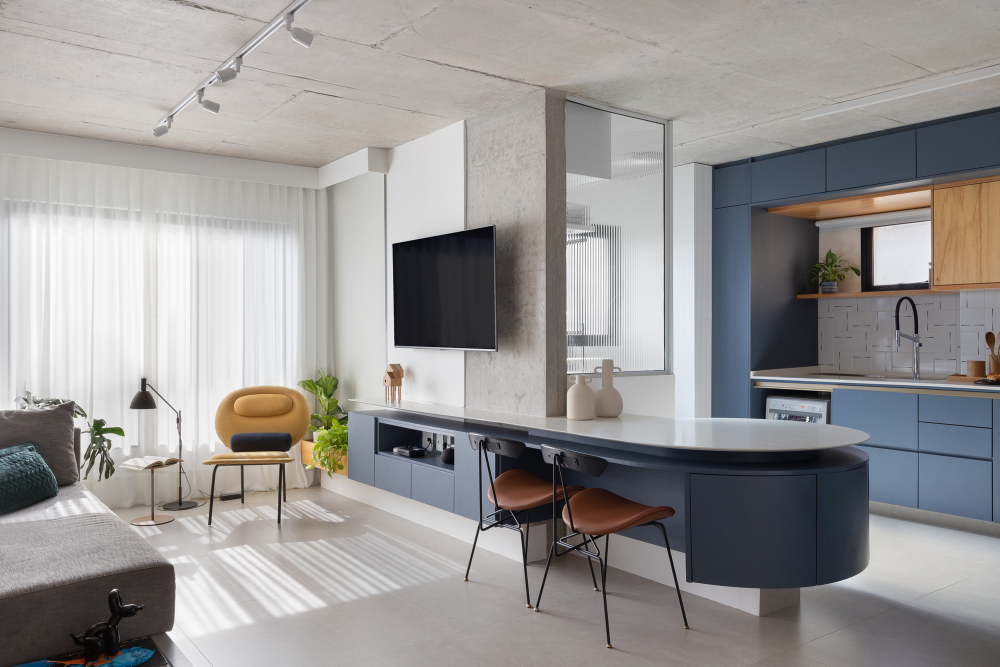
#> input picture inbox/out/2026-11-01_chia-mau-60-30-10/original/archdaily-curva/apartamento-curva-isabela-bandeira-plus-gabriela-lauria_10.jpg, 2000 x 1333 px (shown at 1/2 size)
$ python cover_ep19b.py
#> lines starting #> are read from the running program, lines starting #| are printed output that depends on the picture
### engine/sketch_anim/sketch_reel.py
# -*- coding: utf-8 -*-
"""Engine reel nhiều cảnh theo phong cách "animation sketch lắp ráp" (TASK_INSTRUCTION mục 00b).

- Ảnh chụp phủ kín khung 1080x1920; cảnh có `empty` mở bằng ảnh phòng trống, nét viền kem bay vào
  lắp từng món rồi hoà sang ảnh thật.
- `objs`: nét kem (hoặc cam) bay vào, xoay, nảy rồi đáp đúng chỗ, chỉ vào chi tiết lời đang nói.
- `rays`: nét cam vẽ dần (đường đi ánh sáng, mũi tên).
- `img2` + `fade`: hoà sang ảnh thứ hai cùng hình học (ví dụ ban ngày sang chạng vạng) ngay trong cảnh.
- Sơ đồ (IMGS kind='diagram'): nét mực hiện dần theo nhóm và thứ tự vẽ trên nền trắng (mục 0.6j).
- Đổi ảnh: hoà tan 0,45 s; cùng ảnh: camera lia 1,1 s.
- Chữ: header, phụ đề, dòng nguồn chung trong một hộp trắng thẳng, không băng keo (mục 00b.3);
  cảnh sơ đồ viết thẳng lên nền trắng. Mọi chữ trong y 340–1490, nửa dưới x ≤ 960 (mục 6a).

Tập dùng engine bằng cách viết một file dữ liệu (xem inbox/out/2026-11-01_den-lech-mau-go/engine_ep19/reel_ep19.py)
gọi `run(EP)`. Chế độ: `frames` (khung chính + storyboard) hoặc `video` (mp4 không tiếng).
"""
import os, sys, math, json, subprocess
import numpy as np, cv2
from PIL import Image, ImageDraw, ImageFont

HERE = os.path.dirname(os.path.abspath(__file__))
sys.path.insert(0, HERE)
from sketch_assemble import jitter, partial, place, ease, prog, arrow  # noqa: E402

FONT = os.path.join(HERE, '..', 'PatrickHand-Regular.ttf')
W, H, FPS = 1080, 1920, 30
CREAM = (205, 236, 246)       # BGR
ORANGE = (43, 86, 224)        # BGR
INKC = (40, 36, 32)           # BGR nét mực sẫm cho phòng trắng
INK_TXT = (38, 34, 30)        # RGB chữ nâu
XFADE, PAN = 0.45, 1.1


def font(sz):
    return ImageFont.truetype(FONT, sz)


def wrap(text, f, maxw, dr):
    words, lines, cur = text.split(), [], ''
    for wd in words:
        tst = (cur + ' ' + wd).strip()
        if dr.textlength(tst, font=f) <= maxw:
            cur = tst
        else:
            lines.append(cur); cur = wd
    lines.append(cur)
    return lines


# ---------------- ảnh và sơ đồ ----------------
class Source:
    # [30 lines left out: function __init__, not called in this run]

    def D(self, pts):
        """toạ độ sơ đồ gốc -> toạ độ ảnh làm việc đã phóng."""
        return [((x - self.off[0]) * self.scale, (y - self.off[1]) * self.scale) for x, y in pts]

    def _box(self, g):
        return [int(round(v)) for v in ((g['box'][0] - self.off[0]) * self.scale, (g['box'][1] - self.off[1]) * self.scale,
                                        (g['box'][2] - self.off[0]) * self.scale, (g['box'][3] - self.off[1]) * self.scale)]

    # [39 lines left out: functions _assign, _order_map, not called in this run]


def cam_matrix(cx, cy, ch, ih, iw, fill_frame=True):
    cw = ch * W / H
    if fill_frame:
        cw_ = min(cw, iw); ch_ = cw_ * H / W
        if ch_ > ih:
            ch_ = ih; cw_ = ch_ * W / H
        cw, ch = cw_, ch_
        cx = min(max(cx, cw / 2), iw - cw / 2)
        cy = min(max(cy, ch / 2), ih - ch / 2)
    s = H / ch
    return np.float32([[s, 0, W / 2 - cx * s], [0, s, H / 2 - cy * s]]), s


def lerp_cam(a, b, p):
    return [a[i] + (b[i] - a[i]) * p for i in range(3)]


# ---------------- hộp chữ ----------------
# [54 lines left out: functions text_layer, qa_text, not called in this run]


# ---------------- dựng một khung của một cảnh ----------------
class EndVideo:
    """Khung cuối từ video mockup sổ tay AH+ (1080x1350, như tập 14–17): đặt đúng khung 4:5 (y 285–1635),
    hai dải trên dưới lấp bằng phản chiếu; chữ trắng có bóng mờ ở mảng vải phía trên iPad, credit ở dải dưới."""
    # [195 lines left out: functions __init__, frame, render_scene, timeline, frame_at, run, not called in this run]

### engine/sketch_anim/sketch_assemble.py
# -*- coding: utf-8 -*-
"""Demo phong cách theo video mẫu chủ Trang gửi (2026-11-01):
ảnh phủ kín khung, bắt đầu từ phòng trống; từng món đồ là nét viền dày màu kem,
vẽ tay đơn giản, bay vào từ mép khung, xoay, nảy rồi đáp đúng chỗ; đủ đồ thì hoà sang ảnh thật.
Sau đó cùng kiểu nét bay vào để chỉ ô kính, rồi nét cam vẽ đường đi ánh sáng.

Chạy: python3 -I sketch_assemble.py <ảnh_thật_1600x2400> <ảnh_phòng_trống> <thư_mục_ra>
"""
import os, sys, math, subprocess
import numpy as np, cv2
from PIL import Image, ImageDraw, ImageFont

HERE = os.path.dirname(os.path.abspath(__file__))
FONT = os.path.join(HERE, '..', 'PatrickHand-Regular.ttf')
W, H, FPS = 1080, 1920, 30
CREAM = (205, 236, 246)      # BGR của kem (246,236,205)
ORANGE = (43, 86, 224)       # BGR của cam nhấn
DUR = 13.6

HEAD = 'AH DECODE · ÁNH SÁNG TỪ TRÊN CAO'
CREDIT = 'Ảnh dự án: Union Street House · Prior Barraclough · ảnh Ben Hosking'
SUBS = [  # (bắt đầu, kết thúc, chữ, vị trí giấy: 'top' | 'bottom' | 'left', bề rộng)
    (0.2, 6.6, 'Nhà hai bên chung tường, lấy ánh sáng ở đâu bây giờ?', 'top', 960),
    (7.3, 9.7, 'Ở Union Street House, ánh sáng vào từ ô kính cao sát mái.', 'bottom', 960),
    (9.9, DUR, 'Nó chạm vách lam gỗ và trần trước, rồi mới xuống bàn ăn.', 'left', 600)]
CAMS = [(0.0, 800, 1250, 2400), (6.6, 800, 1240, 2250),
        (7.5, 600, 650, 1380), (9.6, 600, 660, 1330),
        (10.4, 800, 1180, 2300), (DUR, 800, 1180, 2240)]
T_REAL = (5.3, 6.1)          # hoà sang ảnh thật
T_FADE1 = (5.7, 6.4)         # nét đồ đạc mờ đi


def R(x0, y0, x1, y1):
    return [(x0, y0), (x1, y0), (x1, y1), (x0, y1), (x0, y0)]


def circle(cx, cy, r, n=28):
    return [(cx + r * math.cos(a), cy + r * math.sin(a)) for a in np.linspace(0, 2 * math.pi, n)]


# mỗi món: (tên, thời điểm bay vào, hướng bay vào (dx, dy), góc xoay ban đầu, các nét)
OBJS = [
    ('thảm', 0.5, (900, 500), 18, [[(605, 2165), (1300, 2115), (1640, 2110)], [(605, 2165), (705, 2420)]]),
    ('đảo bếp', 1.0, (-1100, 200), -22, [R(480, 1572, 1200, 1594), [(486, 1594), (486, 1925), (1195, 1925), (1195, 1594)],
                                          [(1035, 1572), (1035, 1470), (1010, 1460), (1003, 1490)]]),
    ('bàn', 1.5, (0, 1400), 25, [[(770, 1648), (1318, 1642), (1395, 1706), (950, 1722), (770, 1648)],
                                 [(952, 1722), (955, 2100)], [(1387, 1710), (1385, 1990)],
                                 [(785, 1652), (786, 1985)], [(1315, 1646), (1316, 1950)]]),
    ('ghế 1', 2.0, (-1000, 900), -30, [[(790, 2080), (790, 1665), (840, 1680), (840, 1840)], R(790, 1840, 1050, 1872),
                                       [(840, 1872), (840, 2085)], [(1000, 1872), (1000, 2040)], [(1045, 1872), (1045, 2045)]]),
    ('ghế 2', 2.4, (-900, -300), 20, [[(725, 2000), (725, 1655), (770, 1660), (770, 1810)], [(725, 1810), (795, 1810)],
                                      [(770, 1810), (770, 1990)]]),
    ('ghế 3', 2.8, (1000, -400), 28, [[(1240, 1785), (1240, 1648), (1318, 1640), (1318, 1990)], R(1070, 1785, 1310, 1810),
                                      [(1080, 1810), (1080, 1990)], [(1130, 1810), (1130, 1930)]]),
    ('ghế 4', 3.2, (1100, 700), -26, [[(1350, 1815), (1350, 1660), (1435, 1655), (1435, 2060)], R(1160, 1815, 1380, 1845),
                                      [(1170, 1845), (1170, 2065)], [(1225, 1845), (1225, 2025)], [(1380, 1845), (1380, 2000)]]),
    ('ghế đôn', 3.6, (900, 1000), 35, [[(1300, 2050), (1330, 2010), (1450, 2000), (1640, 2000)], [(1300, 2050), (1310, 2100), (1640, 2100)],
                                       [(1310, 2100), (1312, 2420)]]),
    ('kệ', 4.0, (900, -900), -24, [[(880, 800), (1145, 795), (1150, 815), (890, 825), (880, 800)],
                                   [(895, 822), (895, 950)], [(1140, 815), (1140, 955)], circle(1055, 750, 38),
                                   R(825, 895, 910, 955)]),
]
WIN = [  # cảnh 2: ô kính và vách lam bay vào
    ('vách lam', 8.0, (-900, -600), -20, [R(200, 215, 705, 940), [(200, 465), (705, 465)], [(200, 690), (705, 690)],
                                          [(535, 215), (535, 940)]]),
    ('ô kính', 8.5, (900, -700), 22, [R(712, 330, 915, 950)]),
]
T_FADE2 = (9.6, 10.2)
RAYS = [  # cảnh 3: đường đi ánh sáng (nét cam)
    (10.6, [(860, 380), (1060, 210), (1300, 170), (1330, 700), (1250, 1640)]),
    (10.9, [(450, 780), (560, 1000), (720, 1300), (880, 1660)]),
    (11.2, [(820, 520), (930, 1000), (1030, 1400), (1080, 1660)]),
]


def ease(x):
    x = min(max(x, 0.0), 1.0)
    return x * x * (3 - 2 * x)


def prog(t, a, b):
    return min(max((t - a) / (b - a), 0.0), 1.0)


# [93 lines left out: functions spring, cam_at, cam_matrix, jitter, partial, place and 2 more, not called in this run]


# ---------------- chữ: giấy ghi chú dán băng keo ----------------
def font(sz):
    return ImageFont.truetype(FONT, sz)


# [115 lines left out: functions wrap, tape, note, credit_tag, render, not called in this run]


# [2 lines that do not run on import are left out]

### inbox/out/2026-11-01_chia-mau-60-30-10/engine_ep19b/cover_ep19b.py
# -*- coding: utf-8 -*-
"""Ảnh bìa tập 19 bản 2: ảnh chạng vạng phủ kín khung, hộp chữ trắng thẳng (mục 00b)."""
import os, sys
import cv2, numpy as np
from PIL import Image, ImageDraw
HERE = os.path.dirname(os.path.abspath(__file__)); OUT = os.path.dirname(HERE)
REPO = HERE
while not os.path.exists(os.path.join(REPO, 'engine', 'sketch_anim', 'sketch_reel.py')):
    REPO = os.path.dirname(REPO)
sys.path.insert(0, os.path.join(REPO, 'engine', 'sketch_anim'))
from sketch_reel import cam_matrix, font, wrap, W, H  # noqa: E402
img = cv2.imread(os.path.join(OUT, 'original/archdaily-curva/apartamento-curva-isabela-bandeira-plus-gabriela-lauria_10.jpg'))
#> img is the input picture: shape (1333, 2000, 3); mean B, G, R 148.7, 149.8, 152.2
M, s = cam_matrix(1350, 700, 1333, *img.shape[:2])
f = cv2.warpAffine(img, M, (W, H), flags=cv2.INTER_LINEAR, borderMode=cv2.BORDER_REFLECT)
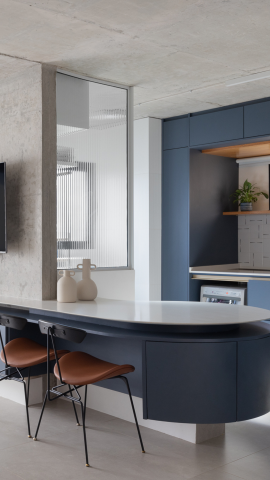
#> f: shape (1920, 1080, 3) (shown at 1/4 size); mean B, G, R 126.4, 125.7, 127.5
im = Image.fromarray(f[..., ::-1]); d = ImageDraw.Draw(im)
x, y, w = 60, 336, 960
lines = wrap('Thích có màu mà không rối mắt?', font(80), w - 70, d)
#> lines = ['Thích có màu mà', 'không rối mắt?']
hh = 30 + 40 + 92 * len(lines) + 70
#> hh = 324
d.rectangle([x, y, x + w, y + hh], fill=(255, 255, 255))
d.text((x + 34, y + 24), 'AH DECODE · CHIA MÀU 60-30-10', font=font(32), fill=(95, 90, 85))
for j, ln in enumerate(lines):
    d.text((x + 34, y + 70 + j * 92), ln, font=font(80), fill=(38, 34, 30))
#> this loop made 2 passes
d.text((x + 34, y + 70 + 92 * len(lines) + 12), 'Nền 60, khối 30, nhấn 10, và một mốc độ sáng', font=font(36), fill=(110, 105, 100))
im.save(os.path.join(OUT, 'anh_bia_chia-mau-60-30-10.png'))
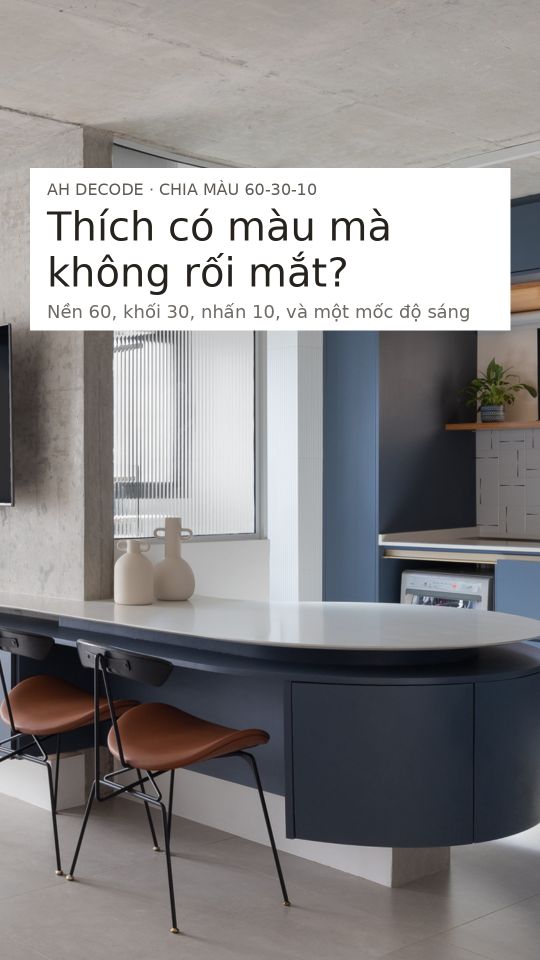
#> saved as anh_bia_chia-mau-60-30-10.png: PIL image 1080x1920 RGB (shown at 1/2 size); mean R, G, B 141.9, 140, 140.6
print('xong bìa')

$ run again, with inbox/out/2026-11-01_chia-mau-60-30-10/original/archdaily-curva/apartamento-curva-isabela-bandeira-plus-gabriela-lauria_12.jpg copied over inbox/out/2026-11-01_chia-mau-60-30-10/original/archdaily-curva/apartamento-curva-isabela-bandeira-plus-gabriela-lauria_10.jpg
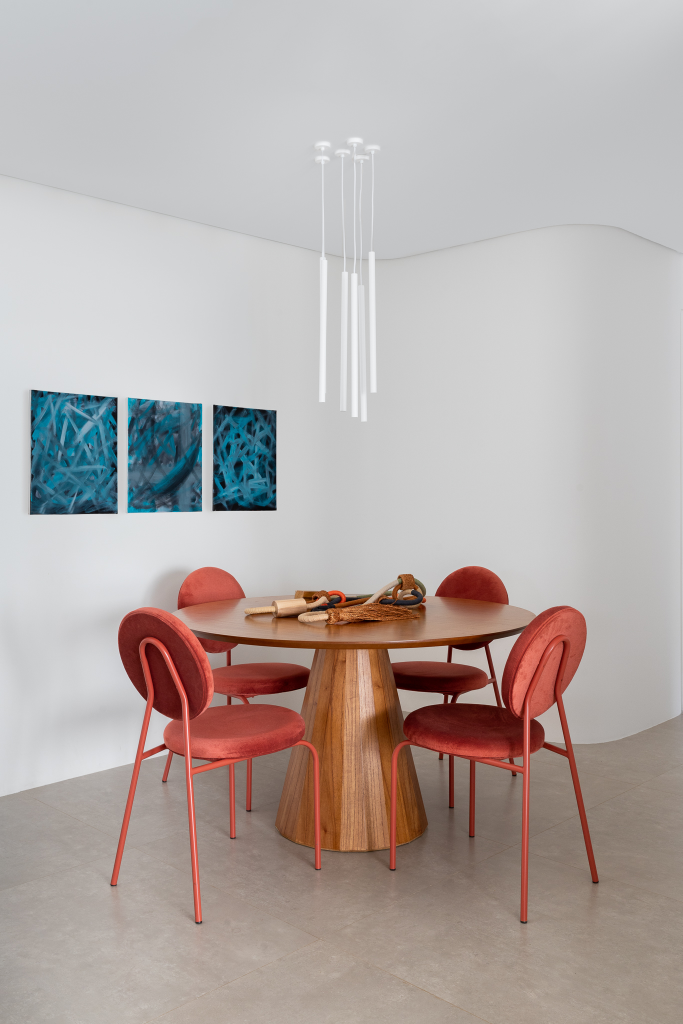
#> input picture inbox/out/2026-11-01_chia-mau-60-30-10/original/archdaily-curva/apartamento-curva-isabela-bandeira-plus-gabriela-lauria_12.jpg, 1365 x 2048 px (shown at 1/2 size)
#> img is the input picture: shape (2048, 1365, 3); mean B, G, R 166.3, 169.4, 178.9
#> `f = cv2.warpAffine(img, M, (W, H), flags=cv2.INTER_LINEAR, borderMode=..`:
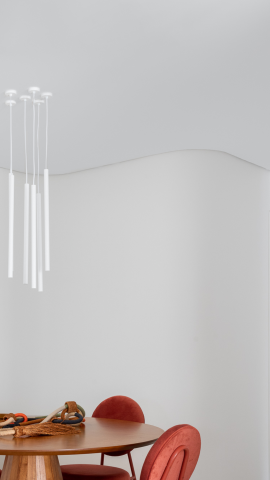
#> f: shape (1920, 1080, 3) (shown at 1/4 size); mean B, G, R 187.3, 188.7, 194.5
#> lines = ['Thích có màu mà', 'không rối mắt?']
#> hh = 324
#> the loop `for j, ln in enumerate(lines):` made 2 passes
#> `im.save(os.path.join(OUT, 'anh_bia_chia-mau-60-30-10.png'))`:
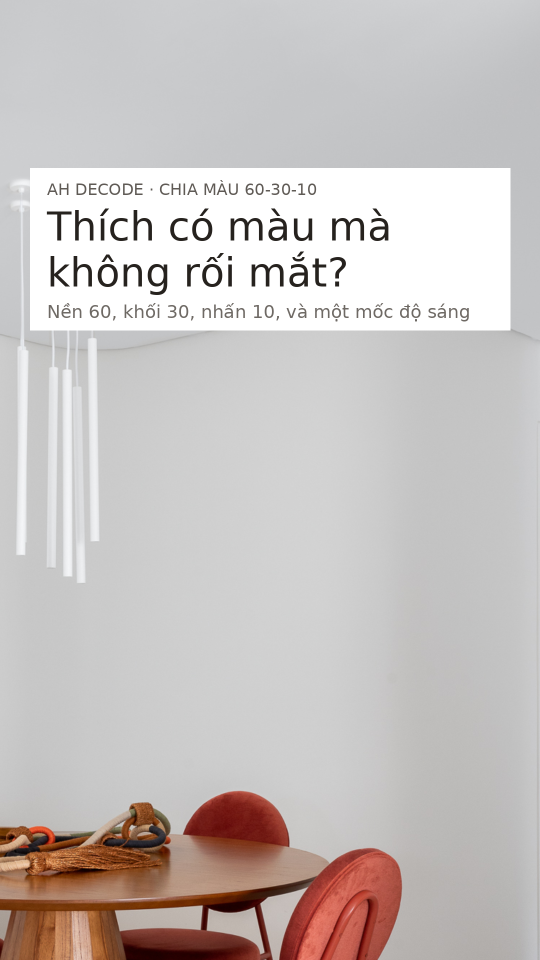
#> saved as anh_bia_chia-mau-60-30-10.png: PIL image 1080x1920 RGB (shown at 1/2 size); mean R, G, B 200.6, 194.6, 192.9

$ run again, with inbox/out/2026-11-01_chia-mau-60-30-10/original/archdaily-curva/apartamento-curva-isabela-bandeira-plus-gabriela-lauria_2.jpg copied over inbox/out/2026-11-01_chia-mau-60-30-10/original/archdaily-curva/apartamento-curva-isabela-bandeira-plus-gabriela-lauria_10.jpg
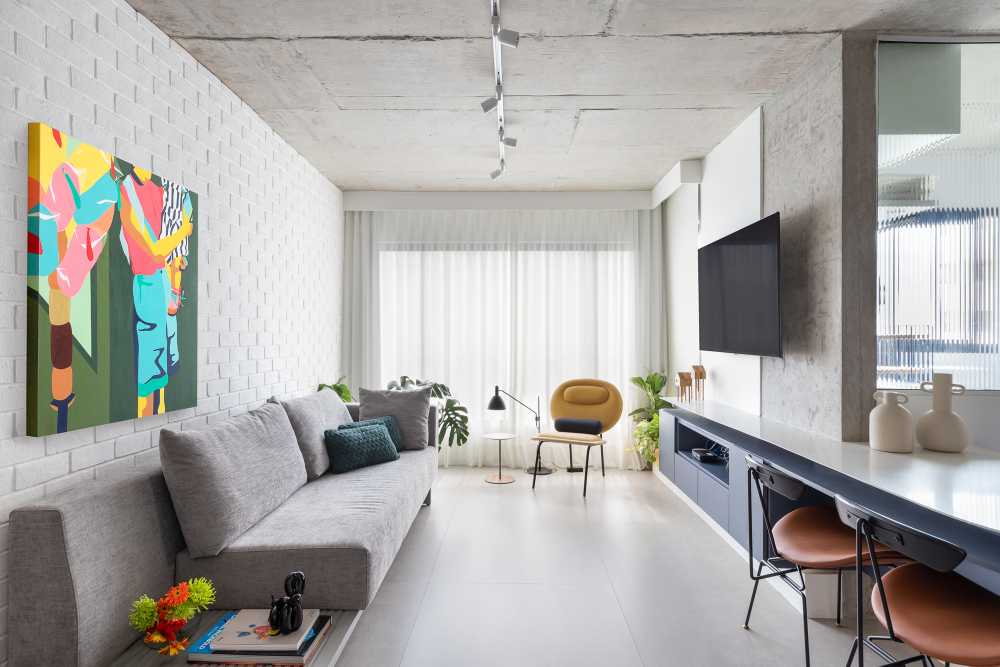
#> input picture inbox/out/2026-11-01_chia-mau-60-30-10/original/archdaily-curva/apartamento-curva-isabela-bandeira-plus-gabriela-lauria_2.jpg, 2000 x 1333 px (shown at 1/2 size)
#> img is the input picture: shape (1333, 2000, 3); mean B, G, R 165.1, 168, 169.9
#> `f = cv2.warpAffine(img, M, (W, H), flags=cv2.INTER_LINEAR, borderMode=..`:
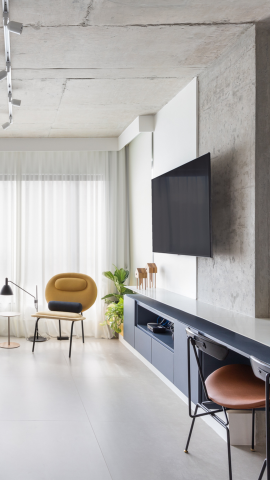
#> f: shape (1920, 1080, 3) (shown at 1/4 size); mean B, G, R 172.7, 174.5, 177.1
#> lines = ['Thích có màu mà', 'không rối mắt?']
#> hh = 324
#> the loop `for j, ln in enumerate(lines):` made 2 passes
#> `im.save(os.path.join(OUT, 'anh_bia_chia-mau-60-30-10.png'))`:
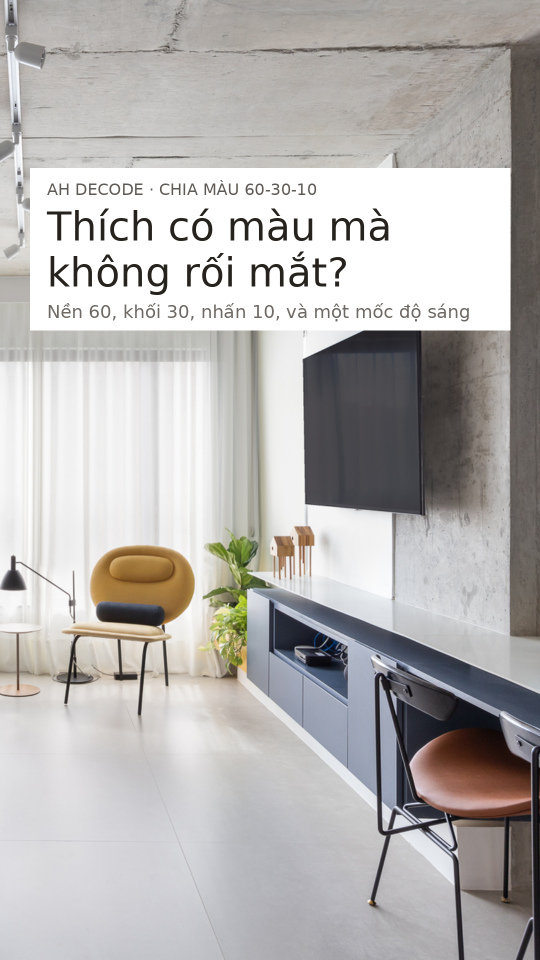
#> saved as anh_bia_chia-mau-60-30-10.png: PIL image 1080x1920 RGB (shown at 1/2 size); mean R, G, B 183.4, 180.9, 179.6
